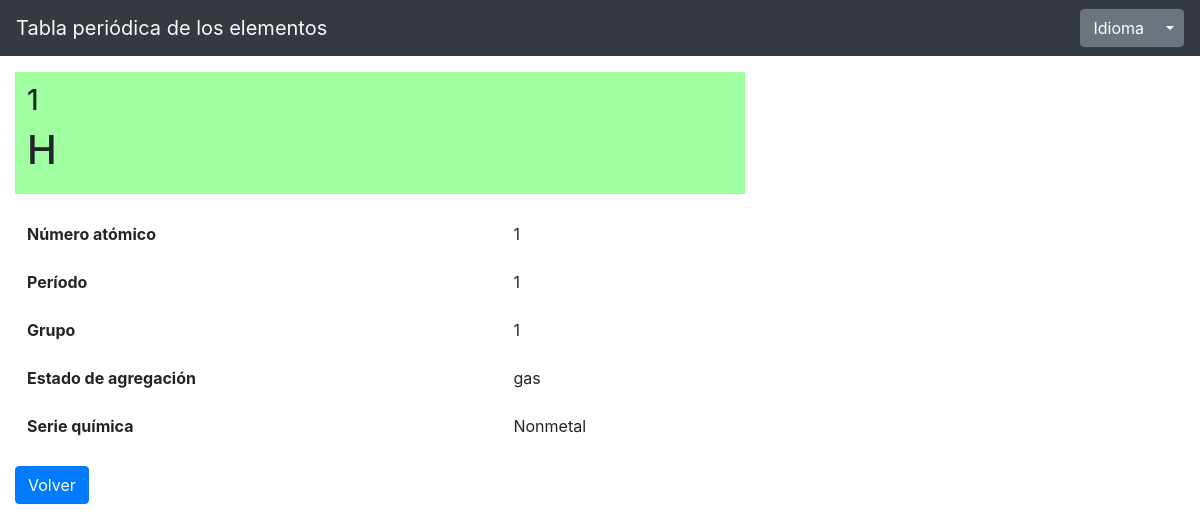
The page /element/1/ on the database as committed earlier.
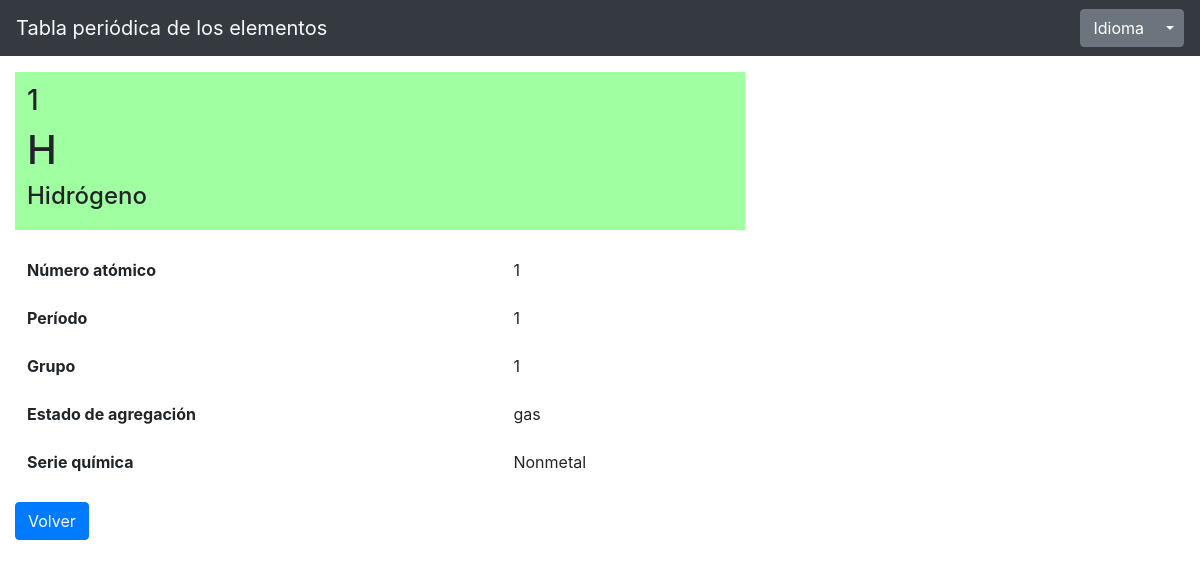
The same page on the database as committed later.
### periodictable/models.py (models this page shows)
class ChemElement(models.Model):
    atomic_number = models.IntegerField(default=0)
    name = models.CharField(max_length=200)
    symbol = models.CharField(max_length=2, unique=True)
    period = models.IntegerField(default=0)
    group = models.IntegerField(default=0)
    phase = models.CharField(max_length=100,default="")
    elem_type = models.CharField(max_length=200,default="")
    de_name = models.CharField(max_length=200,default="")
    en_name = models.CharField(max_length=200,default="")
    es_name = models.CharField(max_length=200,default="")
    fr_name = models.CharField(max_length=200,default="")
    it_name = models.CharField(max_length=200,default="")
    pt_name = models.CharField(max_length=200,default="")

### periodictable/views.py (the view)
# urls.py: path('element/<int:element_id>/', views.detail, name='detail'),
def detail(request, element_id):
    curr_lang = translation.get_language()
    element = ChemElement.objects.get(atomic_number=element_id)
    element.name = vars(element)[curr_lang+"_name"]
    context = {
        'element': element,
        'type_colors': {
            'Actinide': '#ff99cc',
            'Alkali Metal': '#ff6666',
            'Alkaline Earth Metal': '#ffdead',
            'Halogen': '#ffff99',
            'Lanthanide': '#ffbfff',
            'Metal': '#ffcc66',
            'Metalloid': '#d0a9f5',
            'Noble Gas': '#c0ffff',
            'Nonmetal': '#a0ffa0',
            'Transactinide': '#81f7be',
            'Transition Metal': '#81f7be',
        },
    }
    return render(request,'periodictable/detail.html',context)

### periodictable/templatetags/dicthash.py (called while the page is built)
@register.filter(name='hash')
def hash(h, key):
    return h[key]

### periodictable/templates/periodictable/detail.html
{% extends 'periodictable/base.html' %}
{% load dicthash %}
{% load i18n %}
{% block content %}
    <table class="table table-borderless" style="background-color: {{ type_colors|hash:element.elem_type }};">
      <tbody>
        <tr>
          <td>
            <h3>{{ element.atomic_number }}</h3>
            <h1>{{ element.symbol }}</h1>
            <h4>{{ element.name }}</h2>
          </td>
        </tr>
      </tbody>
    </table>
    <table class="table table-borderless">
      <tbody>
          <tr>
            <td><b>{% translate "label_atomic_number" %}</b></td>
            <td>{{ element.atomic_number }}</td>
          </tr>
          <tr>
            <td><b>{% translate "label_period" %}</b></td>
            <td>{{ element.period }}</td>
          </tr>
          <tr>
            <td><b>{% translate "label_group" %}</b></td>
            <td>{{ element.group }}</td>
          </tr>
          <tr>
            <td><b>{% translate "label_phase" %}</b></td>
            <td>{{ element.phase }}</td>
          </tr>
          <tr>
            <td><b>{% translate "label_type" %}</b></td>
            <td>{{ element.elem_type }}</td>
          </tr>
      </tbody>
    </table>
    <a href="{% url 'periodictable:index' %}" class="btn btn-primary">{% translate "go_back" %}</a>
{% endblock %}

Rows that differ between the two databases and show on the page:
changed ChemElement "gas": name (not shown) → "Hidrógeno"
